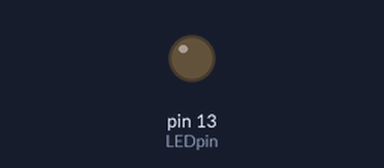
A sketch run on a simulated Arduino Uno, built with avr-gcc and run on an emulated ATmega328P. On the bench: output pins drawn as LEDs (lit = HIGH). Random numbers use the default seed unless the sketch sets one.

Above: at 0.39 s.
At 4.4 s:
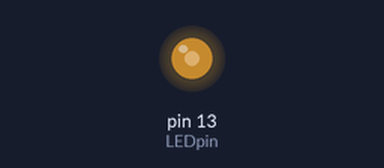
At 29.0 s:
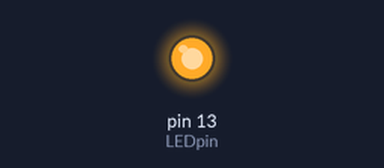
Timing chart, 0 to 40.0 s (numbered marks = the images above):
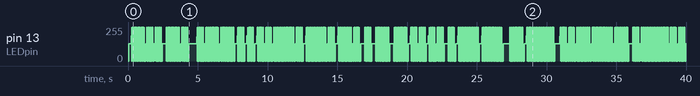

The sketch:

variableblink.ino
```cpp
int LEDpin = 13;

void setup(){
  pinMode(LEDpin, OUTPUT);
}

void loop(){
  int delayLength;
  if (random(100) > 50) {
    delayLength = 500;
  } else {
    delayLength = 100;
  }
  int increment = delayLength / 20;
  for (int i = 0; i < 10; i++) {
    digitalWrite(LEDpin, HIGH);
    delay(increment);
    digitalWrite(LEDpin, LOW);
    delay(increment);
  }
}
```
